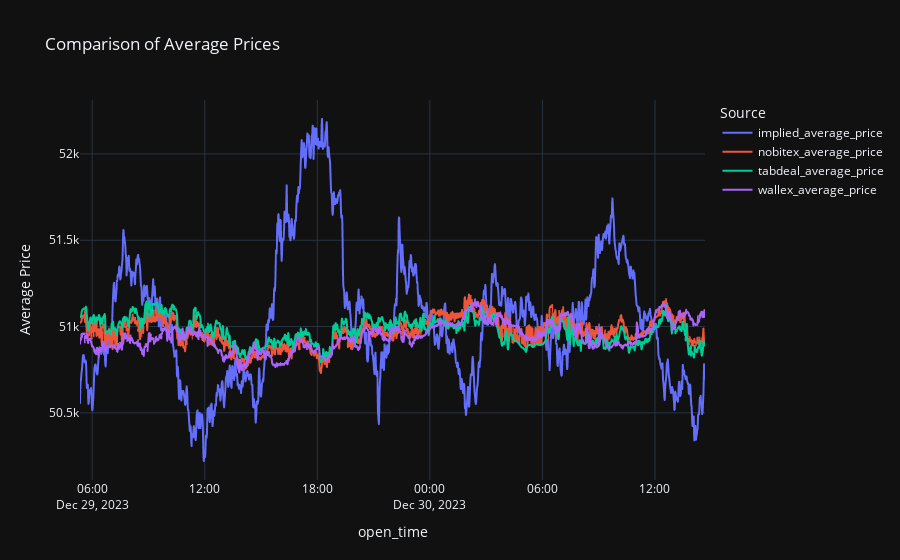

Source (notebook cell):
### Code cell
fig2 = px.line(
    merged_data[-4000:-2000],
    x='open_time',
    y=['implied_average_price', 'nobitex_average_price', 'tabdeal_average_price', 'wallex_average_price'],
    labels={'value': 'Average Price', 'variable': 'Source'},
    title='Comparison of Average Prices',
    template='plotly_dark'
)
fig2.show()

### Figure 1 — Plotly figure (JSON) as saved in the notebook; plotly's stock layout.template omitted (floating-point values rounded to 4 significant figures; data arrays with more than 128 entries replaced by an {"elided": "..."} marker saying what was removed)
{"data": [{"hovertemplate": "Source=implied_average_price<br>open_time=%{x}<br>Average Price=%{y}<extra></extra>", "legendgroup": "implied_average_price", "line": {"color": "#636efa", "dash": "solid"}, "marker": {"symbol": "circle"}, "mode": "lines", "name": "implied_average_price", "showlegend": true, "type": "scattergl", "x": {"elided": "2000 str values"}, "xaxis": "x", "y": {"elided": "2000 float values"}, "yaxis": "y"}, {"hovertemplate": "Source=nobitex_average_price<br>open_time=%{x}<br>Average Price=%{y}<extra></extra>", "legendgroup": "nobitex_average_price", "line": {"color": "#EF553B", "dash": "solid"}, "marker": {"symbol": "circle"}, "mode": "lines", "name": "nobitex_average_price", "showlegend": true, "type": "scattergl", "x": {"elided": "2000 str values"}, "xaxis": "x", "y": {"elided": "2000 float values"}, "yaxis": "y"}, {"hovertemplate": "Source=tabdeal_average_price<br>open_time=%{x}<br>Average Price=%{y}<extra></extra>", "legendgroup": "tabdeal_average_price", "line": {"color": "#00cc96", "dash": "solid"}, "marker": {"symbol": "circle"}, "mode": "lines", "name": "tabdeal_average_price", "showlegend": true, "type": "scattergl", "x": {"elided": "2000 str values"}, "xaxis": "x", "y": {"elided": "2000 float values"}, "yaxis": "y"}, {"hovertemplate": "Source=wallex_average_price<br>open_time=%{x}<br>Average Price=%{y}<extra></extra>", "legendgroup": "wallex_average_price", "line": {"color": "#ab63fa", "dash": "solid"}, "marker": {"symbol": "circle"}, "mode": "lines", "name": "wallex_average_price", "showlegend": true, "type": "scattergl", "x": {"elided": "2000 str values"}, "xaxis": "x", "y": {"elided": "2000 float values"}, "yaxis": "y"}], "layout": {"legend": {"title": {"text": "Source"}, "tracegroupgap": 0}, "title": {"text": "Comparison of Average Prices"}, "xaxis": {"anchor": "y", "domain": [0, 1], "title": {"text": "open_time"}}, "yaxis": {"anchor": "x", "domain": [0, 1], "title": {"text": "Average Price"}}}}
